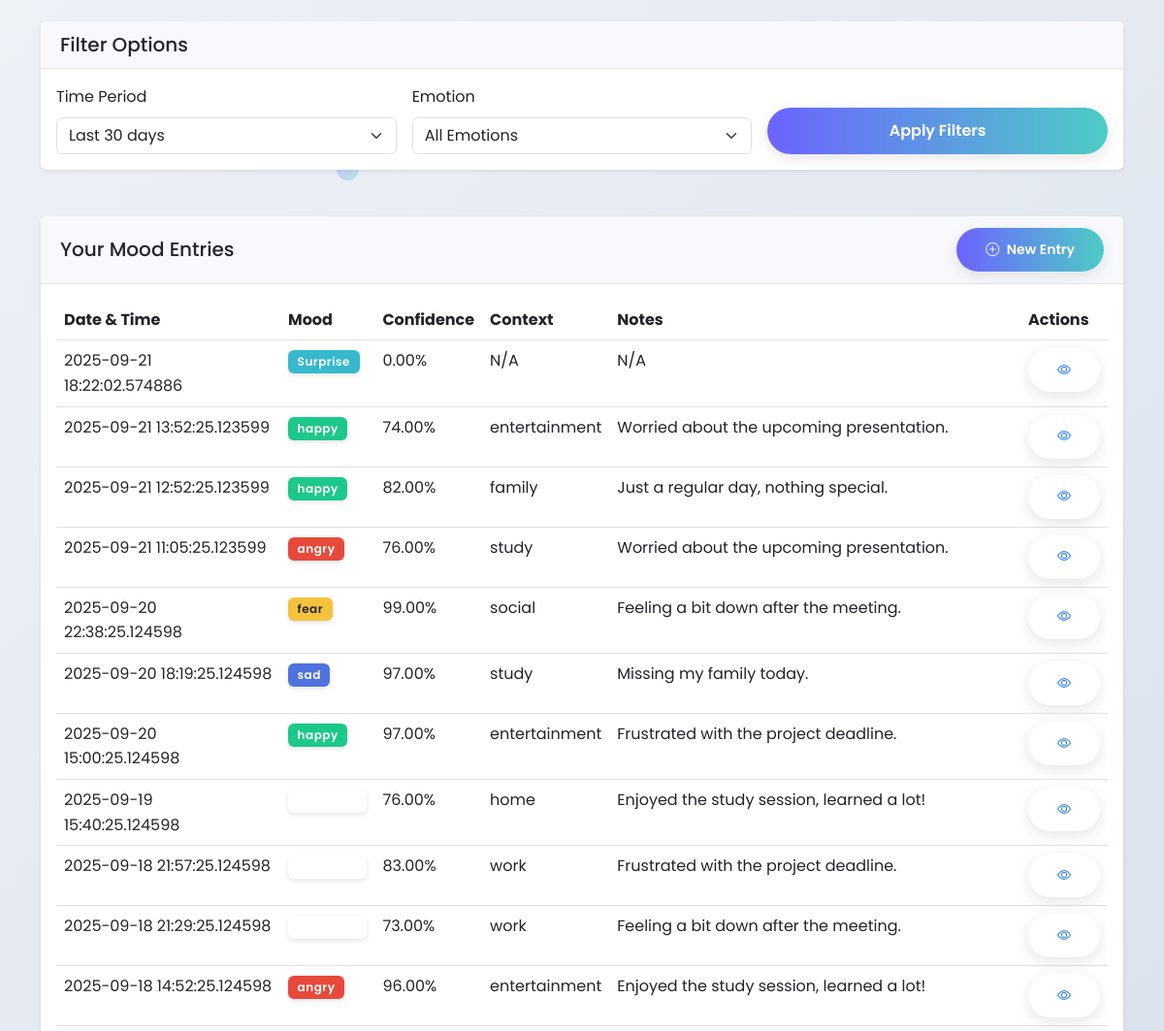
The app's page /mood_log (signed in, middle part), older data.
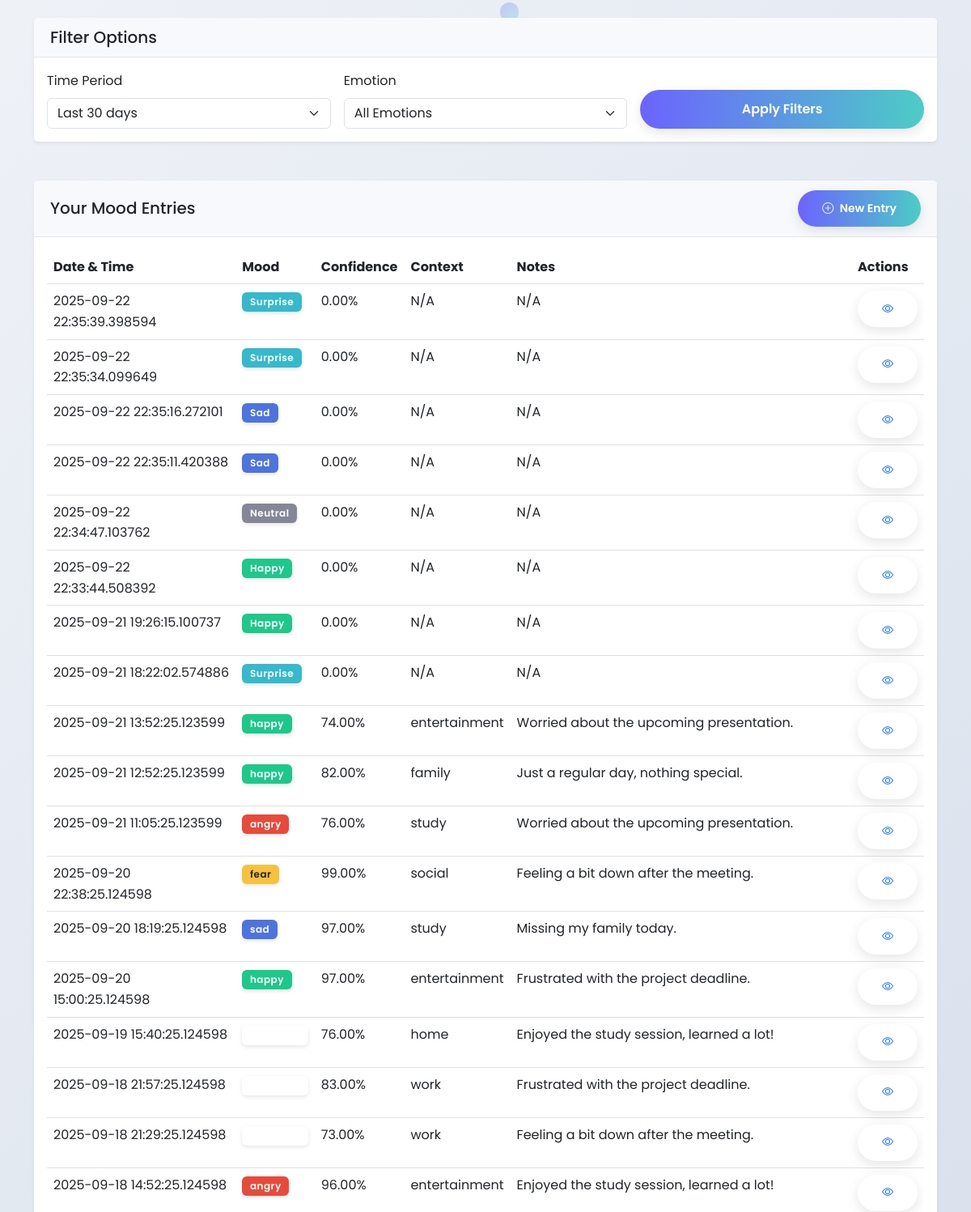
The same page, newer data.
### tables this page shows
CREATE TABLE moods (
                    id INTEGER PRIMARY KEY AUTOINCREMENT,
                    user_id INTEGER DEFAULT 1,
                    detected_emotion VARCHAR(50),
                    confidence_score FLOAT,
                    manual_mood VARCHAR(50),
                    intensity INTEGER,
                    notes TEXT,
                    context VARCHAR(100),
                    image_path VARCHAR(255),
                    timestamp TIMESTAMP DEFAULT CURRENT_TIMESTAMP,
                    FOREIGN KEY (user_id) REFERENCES users (id)
                );

### app.py (the view)
@app.route('/mood_log')
@login_required
def mood_log():
    user_id = session.get('user_id')
    days = request.args.get('days', 30, type=int)
    mood_entries = db_manager.get_mood_history(user_id=user_id, days=days)
    return render_template('mood_log.html', mood_entries=mood_entries, days=days)

### app.py (called while the page is built)
def login_required(f):
    @wraps(f)
    def decorated_function(*args, **kwargs):
        if 'user_id' not in session:
            flash('Please log in to access this page', 'warning')
            return redirect(url_for('login', next=request.url))
        return f(*args, **kwargs)
    return decorated_function

### models/database.py (called while the page is built)
    def get_mood_history(self, user_id=1, days=7, limit=None):
        with sqlite3.connect(self.db_path) as conn:
            conn.row_factory = sqlite3.Row
            cursor = conn.cursor()
            query = '''
                SELECT * FROM moods
                WHERE user_id = ? AND timestamp >= datetime('now', '-' || ? || ' days')
                ORDER BY timestamp DESC
            '''
            if limit:
                query += f" LIMIT {limit}"
            cursor.execute(query, (user_id, days))
            return [dict(row) for row in cursor.fetchall()]

### templates/mood_log.html (shortened to what this page needs)
{% extends 'base.html' %}
{% block content %}
<section class="header-section">
    <div class="dashboard-header">
        <div class="particles-container" id="particles"></div>
    </div>
</section>
<div class="container py-4">
    <div class="row mb-4">
        <div class="col-12">
            <div class="card shadow-sm slide-up">
                <div class="card-header d-flex justify-content-between align-items-center flex-wrap gap-2">
                    <h5 class="mb-0">Filter Options</h5>
                </div>
                <div class="card-body collapse d-md-block" id="filterCollapse">
                    <form action="{{ url_for('mood_log') }}" method="get" class="row g-3">
                        <div class="col-md-4 col-sm-6">
                            <label for="days" class="form-label">Time Period</label>
                            <select class="form-select" id="days" name="days" onchange="this.form.submit()">
                                <option value="30" {% if days==30 %}selected{% endif %}>Last 30 days</option>
                            </select>
                        </div>
                        <div class="col-md-4 col-sm-6">
                            <label for="emotion" class="form-label">Emotion</label>
                            <select class="form-select" id="emotion" name="emotion">
                                <option value="">All Emotions</option>
                            </select>
                        </div>
                        <div class="col-md-4 col-12 d-flex align-items-end">
                            <button type="submit" class="btn btn-primary w-100">Apply Filters</button>
                        </div>
                    </form>
                </div>
            </div>
        </div>
    </div>
    <div class="row mb-4">
        <div class="col-12">
            <div class="card shadow-sm slide-up">
                <div class="card-header d-flex justify-content-between align-items-center flex-wrap gap-2">
                    <h5 class="mb-0">Your Mood Entries</h5>
                    <a href="{{ url_for('mood_logger') }}" class="btn btn-sm btn-primary">
                        <i class="bi bi-plus-circle me-1"></i> New Entry
                    </a>
                </div>
                <div class="card-body">
                    {% if mood_entries %}
                    <div class="table-responsive">
                        <table class="table table-hover">
                            <thead>
                                <tr>
                                    <th>Date & Time</th>
                                    <th>Mood</th>
                                    <th class="d-none d-md-table-cell">Confidence</th>
                                    <th class="d-none d-lg-table-cell">Context</th>
                                    <th class="d-none d-md-table-cell">Notes</th>
                                    <th>Actions</th>
                                </tr>
                            </thead>
                            <tbody>
                                {% for entry in mood_entries %}
                                <tr>
                                    <td>{{ entry.timestamp }}</td>
                                    <td>
                                        <span class="badge bg-{{ entry.detected_emotion.lower() }}">{{
                                            entry.detected_emotion }}</span>
                                    </td>
                                    <td class="d-none d-md-table-cell">
                                        {% if entry.confidence_score is not none %}
                                        {{ "%.2f"|format(entry.confidence_score * 100) }}%
                                        {% else %}
                                        N/A
                                        {% endif %}
                                    </td>
                                    <td class="d-none d-lg-table-cell">{{ entry.context or 'N/A' }}</td>
                                    <td class="d-none d-md-table-cell">{{ entry.notes or 'N/A' }}</td>
                                    <td>
                                        <button class="btn btn-sm btn-outline-primary view-details"
                                            data-entry-id="{{ entry.id }}">
                                            <i class="bi bi-eye"></i>
                                        </button>
                                    </td>
                                </tr>
                                {% endfor %}
                            </tbody>
                        </table>
                    </div>
                    {% else %}
                    <div class="alert alert-info">
                        <i class="bi bi-info-circle me-2"></i> No mood entries found for the selected time period.
                        <a href="{{ url_for('mood_logger') }}" class="alert-link">Log your first mood!</a>
                    </div>
                    {% endif %}
                </div>
            </div>
        </div>
    </div>
</div>
{% endblock %}

### templates/base.html (shortened to what this page needs)
<!DOCTYPE html>
<html lang="en">
<head>
    <link href="https://cdn.jsdelivr.net/npm/bootstrap@5.3.0/dist/css/bootstrap.min.css" rel="stylesheet">
    <link rel="stylesheet" href="https://cdn.jsdelivr.net/npm/bootstrap-icons@1.10.0/font/bootstrap-icons.css">
    <link href="{{ url_for('static', filename='css/style.css') }}" rel="stylesheet">
    <link href="{{ url_for('static', filename='css/main.css') }}" rel="stylesheet">
</head>
<body class="fade-in">
    <main>
        {% block content %}{% endblock %}
    </main>
</body>
</html>

### static/css/style.css (style rules this page uses)
:root { --primary: #6c63ff; --secondary: #4dccc6; --accent: #ff6b6b; --dark: #2c2c54; --light: #f7f7f7; --gradient-primary: linear-gradient(135deg, #6c63ff 0%, #4dccc6 100%); --gradient-secondary: linear-gradient(135deg, #4dccc6 0%, #6c63ff 100%); --primary-color: #6c63ff; --secondary-color: #858796; --success-color: #1cc88a; --info-color: #36b9cc; --warning-color: #f6c23e; --danger-color: #e74a3b; --light-color: #f8f9fc; --dark-color: #5a5c69; --angry-color: #e74a3b; --disgust-color: #9c27b0; --fear-color: #f6c23e; --happy-color: #1cc88a; --neutral-color: #858796; --sad-color: #4e73df; --surprise-color: #36b9cc; --animation-slow: 1s; --animation-medium: 0.5s; --animation-fast: 0.3s; }
body { font-family: 'Poppins', -apple-system, BlinkMacSystemFont, "Segoe UI", Roboto, "Helvetica Neue", Arial, sans-serif; background: linear-gradient(135deg, #f5f7fa 0%, #c3cfe2 100%); min-height: 100vh; color: var(--dark); overflow-x: hidden; line-height: 1.6; transition: background-color var(--animation-medium) ease; }
.container { padding-top: 1.5rem; padding-bottom: 1.5rem; }
.fade-in { animation: fadeIn var(--animation-medium) ease-in; }
.slide-up { animation: slideInUp var(--animation-medium) ease-out; }
.card { border: none; border-radius: 0.35rem; box-shadow: 0 0.15rem 1.75rem 0 rgba(58, 59, 69, 0.15); margin-bottom: 1.5rem; transition: transform var(--animation-medium) ease, box-shadow var(--animation-medium) ease; }
.card-header { background-color: #f8f9fc; border-bottom: 1px solid #e3e6f0; padding: 0.75rem 1.25rem; transition: background-color var(--animation-medium) ease; }
.badge { transition: transform var(--animation-fast) ease, box-shadow var(--animation-fast) ease; padding: 0.5em 0.8em; font-weight: 600; letter-spacing: 0.5px; box-shadow: 0 2px 5px rgba(0, 0, 0, 0.1); }
.badge.bg-happy { background-color: var(--happy-color) !important; background-image: linear-gradient(135deg, var(--happy-color), lighten(var(--happy-color), 15%)); }
.badge.bg-sad { background-color: var(--sad-color) !important; background-image: linear-gradient(135deg, var(--sad-color), lighten(var(--sad-color), 15%)); }
.badge.bg-angry { background-color: var(--angry-color) !important; background-image: linear-gradient(135deg, var(--angry-color), lighten(var(--angry-color), 15%)); }
.badge.bg-neutral { background-color: var(--neutral-color) !important; background-image: linear-gradient(135deg, var(--neutral-color), lighten(var(--neutral-color), 15%)); }
.badge.bg-fear { background-color: var(--fear-color) !important; background-image: linear-gradient(135deg, var(--fear-color), lighten(var(--fear-color), 15%)); }
.badge.bg-surprise { background-color: var(--surprise-color) !important; background-image: linear-gradient(135deg, var(--surprise-color), lighten(var(--surprise-color), 15%)); }
.fade-in { animation: fadeIn 0.5s ease-in; }

### static/css/main.css (style rules this page uses)
.bg-angry { background-color: var(--angry-color); color: white; }
.bg-fear { background-color: var(--fear-color); color: #212529; }
.bg-happy { background-color: var(--happy-color); color: white; }
.bg-neutral { background-color: var(--neutral-color); color: white; }
.bg-sad { background-color: var(--sad-color); color: white; }
.bg-surprise { background-color: var(--surprise-color); color: white; }

### templates/base.html (style rules this page uses)
:root { --primary: #6c63ff; --secondary: #4dccc6; --accent: #ff6b6b; --dark: #2c2c54; --light: #f7f7f7; --gradient-start: #6c63ff; --gradient-end: #4dccc6; --navbar-height: 70px; }
* { margin: 0; padding: 0; box-sizing: border-box; }
body { font-family: 'Poppins', sans-serif; background: linear-gradient(135deg, #f5f7fa 0%, #c3cfe2 100%); min-height: 100vh; color: var(--dark); overflow-x: hidden; }
.btn { padding: 12px 30px; border-radius: 50px; font-weight: 600; transition: all 0.3s ease; position: relative; overflow: hidden; z-index: 1; border: none; box-shadow: 0 5px 15px rgba(0, 0, 0, 0.1); }
.btn-primary { background: linear-gradient(to right, var(--primary), var(--secondary)); }
.btn:after { content: ''; position: absolute; bottom: 0; left: 0; width: 100%; height: 100%; background-color: rgba(255, 255, 255, 0.2); z-index: -1; transform: scale(0, 1); transform-origin: top right; transition: transform 0.5s; }
.particles-container { position: absolute; width: 100%; height: 100%; top: 0; left: 0; z-index: -1; overflow: hidden; }
.fade-in { opacity: 0; animation: fadeIn 1s ease forwards; }
.slide-up { opacity: 0; transform: translateY(30px); animation: slideUp 0.8s ease forwards; }

Row changes from the older to the newer data that the page shows:
added moods: timestamp "2025-09-22 22:35:39.398594", detected_emotion "Surprise", entry.confidence_score*100 "0.00", context "N/A", notes "N/A"
added moods: timestamp "2025-09-22 22:35:34.099649", detected_emotion "Surprise", entry.confidence_score*100 "0.00", context "N/A", notes "N/A"
added moods: timestamp "2025-09-22 22:35:16.272101", detected_emotion "Sad", entry.confidence_score*100 "0.00", context "N/A", notes "N/A"
added moods: timestamp "2025-09-22 22:35:11.420388", detected_emotion "Sad", entry.confidence_score*100 "0.00", context "N/A", notes "N/A"
added moods: timestamp "2025-09-22 22:34:47.103762", detected_emotion "Neutral", entry.confidence_score*100 "0.00", context "N/A", notes "N/A"
added moods: timestamp "2025-09-22 22:33:44.508392", detected_emotion "Happy", entry.confidence_score*100 "0.00", context "N/A", notes "N/A"
added moods: timestamp "2025-09-21 19:26:15.100737", detected_emotion "Happy", entry.confidence_score*100 "0.00", context "N/A", notes "N/A"
